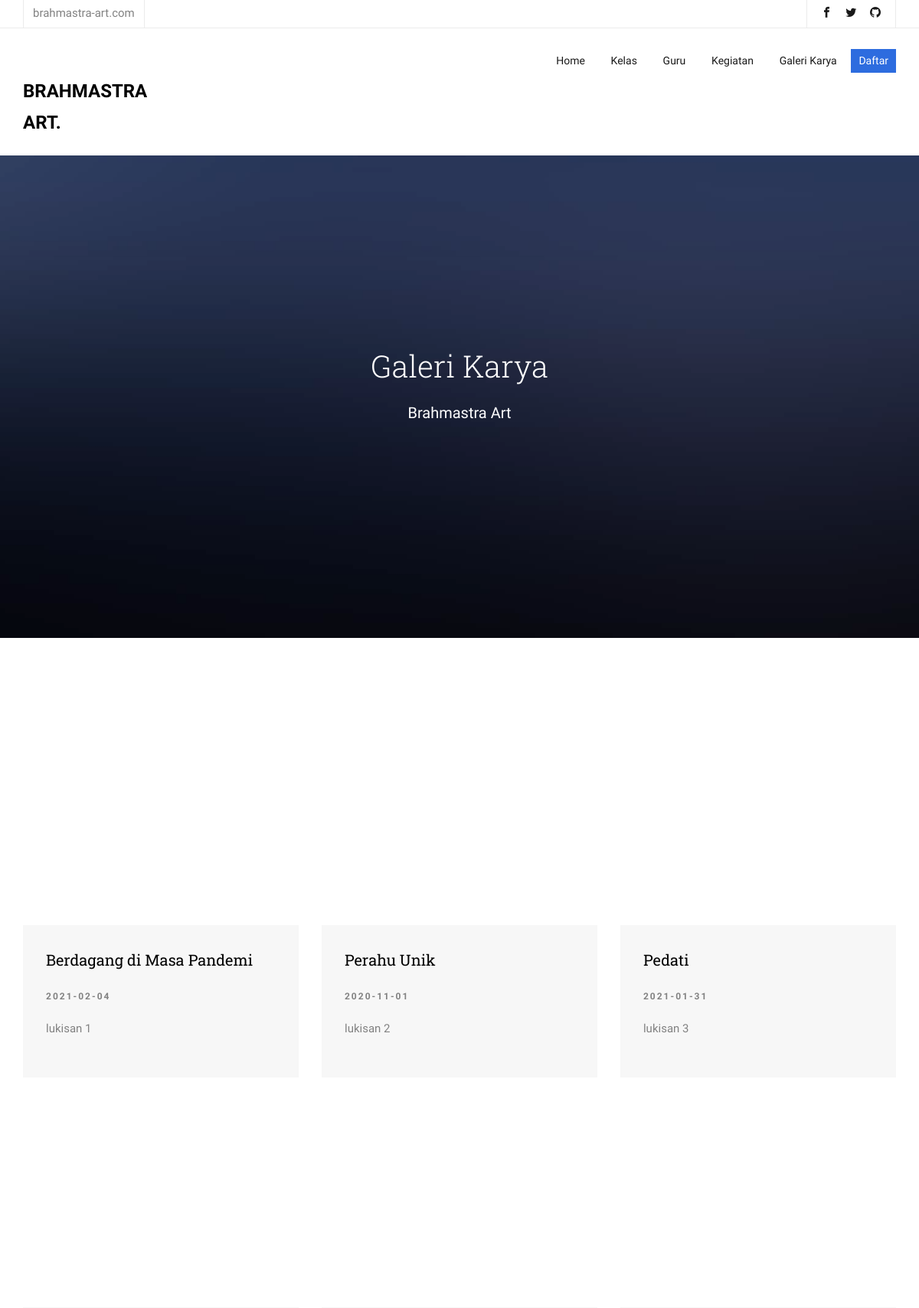
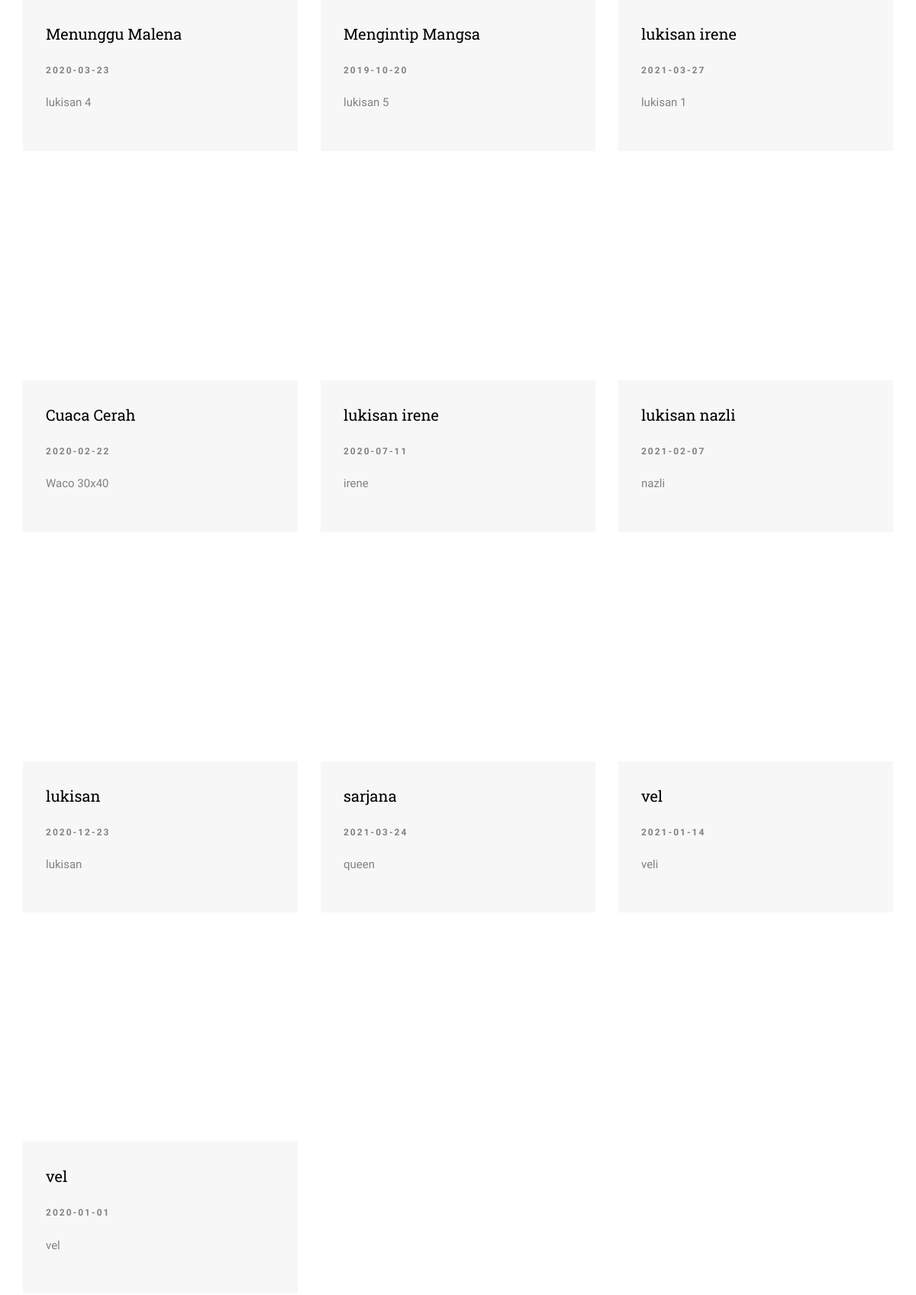
/gallery.php (upper part), run on the app's committed database (2 pictures, top to bottom).
### tables this page shows
CREATE TABLE `tb_karya` (
  `id` int(11) NOT NULL,
  `judul_karya` varchar(250) NOT NULL,
  `keterangan` text NOT NULL,
  `tanggal` date DEFAULT NULL,
  `foto` varchar(250) DEFAULT NULL,
  `kode_id` varchar(50) DEFAULT NULL
);

### functions/database.php (called while the page is built, shortened)
<?php
function koneksi_sanggar()
{
    global $SERVER, $USER, $PASSWORD, $DATABASE;
    $koneksi = mysqli_connect($SERVER, $USER, $PASSWORD, $DATABASE) or die(mysqli_error($koneksi));
    return $koneksi;
}
function db_get_all($sql)
{
    $tampil = mysqli_query(koneksi_sanggar(), $sql);
    $return = [];
    while ($row = mysqli_fetch_assoc($tampil)) {
        $return[] = $row;
    }
    return $return;
}

### functions/variables.php (called while the page is built, shortened)
<?php
$WEB_URL = "http://localhost/sanggar-brahmastra/";

### gallery.php (the view, shortened to what this page needs)
<?php
require_once('functions/include_all.php');
$sql_karya = "SELECT * FROM `tb_karya`";
$daftar_karya = db_get_all($sql_karya);
?>
<link rel="stylesheet" href="plugins/ekko-lightbox/ekko-lightbox.css" />
<body>
    <div id="page">
        <aside id="fh5co-hero">
            <div class="flexslider">
                <ul class="slides">
                    <li style="background-image: url(images/img_bg_4.jpg);">
                        <div class="container">
                            <div class="row">
                                <div class="col-md-8 col-md-offset-2 text-center slider-text">
                                    <div class="slider-text-inner">
                                        <h1 class="heading-section">Galeri Karya</h1>
                                        <h2>Brahmastra Art</h2>
                                    </div>
                                </div>
                            </div>
                        </div>
                    </li>
                </ul>
            </div>
        </aside>
        <div id="fh5co-blog">
            <div class="container">
                <?php
                if (empty($daftar_karya)) {
                    echo '<div class="alert alert-warning" role="alert"><i class="fa fa-info-circle" aria-hidden="true"></i> Belum ada karya </div>';
                } else {
                ?>
                    <div class="row">
                        <?php
                        foreach ($daftar_karya as $karya) {
                        ?>
                            <div class="col-lg-4 col-md-4">
                                <div class="fh5co-blog">
                                    <a href="<?= $WEB_URL . $karya['foto'] ?>" class="blog-img-holder" style="background-image: url(<?= $WEB_URL . $karya['foto'] ?>);" data-toggle="lightbox" data-title="<?= $karya['judul_karya'] ?>"></a>
                                    <div class="blog-text">
                                        <h3><a href="#"><?= $karya['judul_karya'] ?></a></h3>
                                        <span class="posted_on"><?= $karya['tanggal'] ?></span>
                                        <p><?= $karya['keterangan'] ?></p>
                                    </div>
                                </div>
                            </div>
                        <?php } ?>
                    </div>
                <?php } ?>
            </div>
        </div>
    </div>
</body>
</html>

### css/style.css (style rules this page uses)
body { font-family: "Source Sans Pro", Arial, sans-serif; font-weight: 400; font-size: 15px; line-height: 1.7; color: #828282; background: #fff; }
#page { position: relative; overflow-x: hidden; width: 100%; height: 100%; -webkit-transition: 0.5s; -o-transition: 0.5s; transition: 0.5s; }
a { color: #2D6CDF; -webkit-transition: 0.5s; -o-transition: 0.5s; transition: 0.5s; }
p { margin-bottom: 20px; }
h1, h2, h3, h4, h5, h6, figure { color: #000; font-family: "Roboto Slab", serif; font-weight: 400; margin: 0 0 20px 0; }
#fh5co-hero { min-height: 630px; height: 630px; background: #fff url(../images/loader.gif) no-repeat center center; }
#fh5co-hero .flexslider { border: none; z-index: 1; margin-bottom: 0; }
#fh5co-hero .flexslider .slides { position: relative; overflow: hidden; }
#fh5co-hero .flexslider .slides li { background-repeat: no-repeat; background-size: cover; background-position: bottom center; min-height: 630px; height: 630px; position: relative; }
#fh5co-hero .flexslider .slides li:after { position: absolute; top: 0; bottom: 0; left: 0; right: 0; content: ''; background: rgba(0, 0, 0, 0.4); z-index: 1; }
#fh5co-hero .flexslider .slider-text { display: table; opacity: 0; min-height: 630px; height: 630px; z-index: 9; }
#fh5co-hero .flexslider .slider-text > .slider-text-inner { display: table-cell; vertical-align: middle; min-height: 700px; }
#fh5co-hero .flexslider .slider-text > .slider-text-inner h1, #fh5co-hero .flexslider .slider-text > .slider-text-inner h2 { margin: 0; padding: 0; color: white; }
#fh5co-hero .flexslider .slider-text > .slider-text-inner h1 { margin-bottom: 20px; font-size: 40px; line-height: 1.3; font-weight: 300; }
#fh5co-hero .flexslider .slider-text > .slider-text-inner h2 { font-size: 20px; line-height: 1.5; margin-bottom: 30px; font-family: "Source Sans Pro", Arial, sans-serif; }
#fh5co-course-categories, #fh5co-counter, #fh5co-course, #fh5co-register, #fh5co-pricing, #fh5co-testimonial, #fh5co-blog, #fh5co-about, #fh5co-staff, #fh5co-contact, #fh5co-footer { padding: 7em 0; clear: both; }
.fh5co-blog { margin-bottom: 30px; width: 100%; float: left; }
.fh5co-blog .blog-img-holder { display: block; background-size: cover; background-position: top center; background-repeat: no-repeat; position: relative; height: 270px; }
.fh5co-blog .blog-text { position: relative; background: rgba(0, 0, 0, 0.03); width: 100%; padding: 30px; float: left; }
.fh5co-blog .blog-text span { font-size: 12px; text-transform: uppercase; letter-spacing: 2px; font-weight: 700; display: inline-block; margin-bottom: 20px; }
.fh5co-blog .blog-text h3 { font-size: 20px; margin-bottom: 20px; line-height: 1.5; }
.fh5co-blog .blog-text h3 a { color: black; }

### data on the page
tb_karya: judul_karya "Berdagang di Masa Pandemi", tanggal "2021-02-04", keterangan "lukisan 1"
tb_karya: judul_karya "Perahu Unik", tanggal "2020-11-01", keterangan "lukisan 2"
tb_karya: judul_karya "Pedati", tanggal "2021-01-31", keterangan "lukisan 3"
tb_karya: judul_karya "Menunggu Malena", tanggal "2020-03-23", keterangan "lukisan 4"
tb_karya: judul_karya "Mengintip Mangsa", tanggal "2019-10-20", keterangan "lukisan 5"
tb_karya: judul_karya "lukisan irene", tanggal "2021-03-27", keterangan "lukisan 1"
tb_karya: judul_karya "Cuaca Cerah", tanggal "2020-02-22", keterangan "Waco 30x40"
tb_karya: judul_karya "lukisan irene", tanggal "2020-07-11", keterangan "irene"
tb_karya: judul_karya "lukisan nazli", tanggal "2021-02-07", keterangan "nazli"
tb_karya: judul_karya "lukisan", tanggal "2020-12-23", keterangan "lukisan"
tb_karya: judul_karya "sarjana", tanggal "2021-03-24", keterangan "queen"
tb_karya: judul_karya "vel", tanggal "2021-01-14", keterangan "veli"
tb_karya: judul_karya "vel", tanggal "2020-01-01", keterangan "vel"
